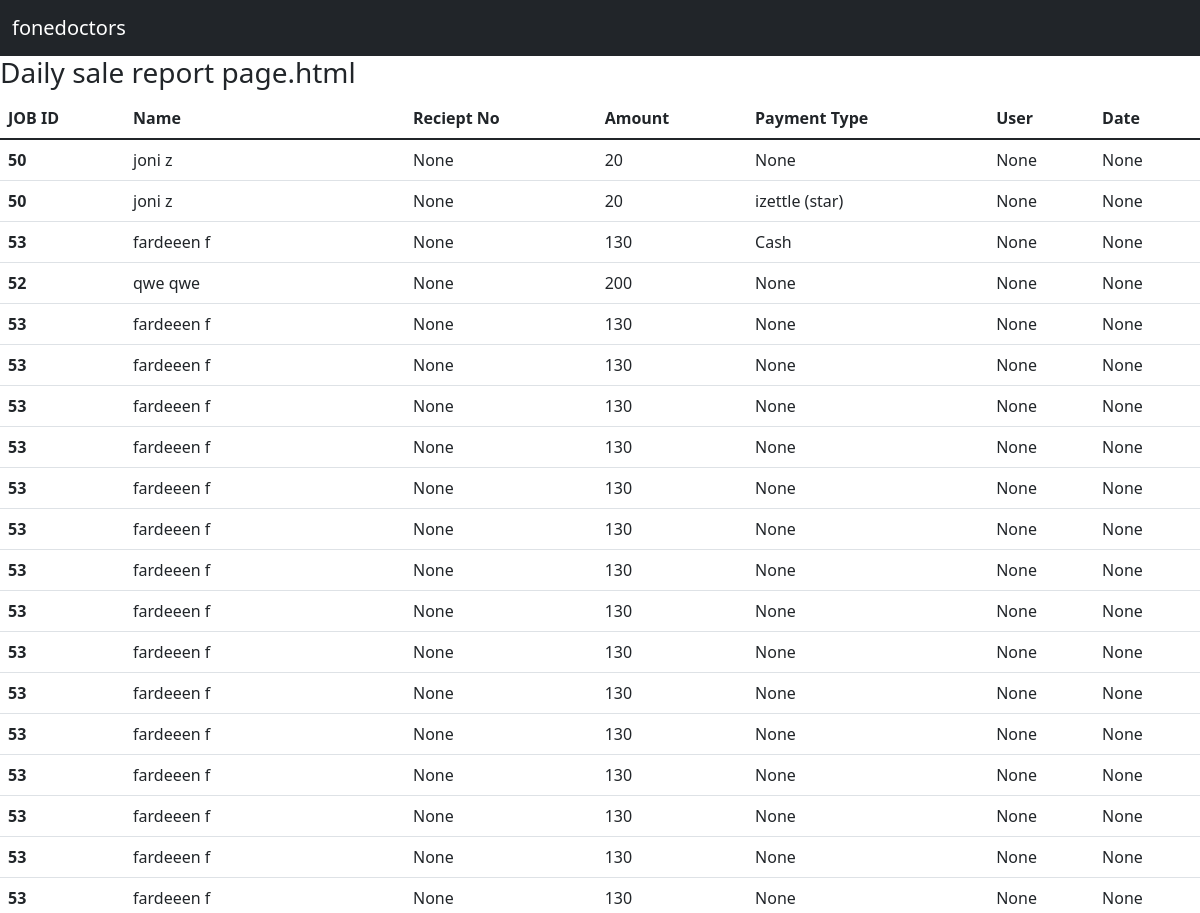
Page /daily_sale_report/ (upper part) on the earlier database version.
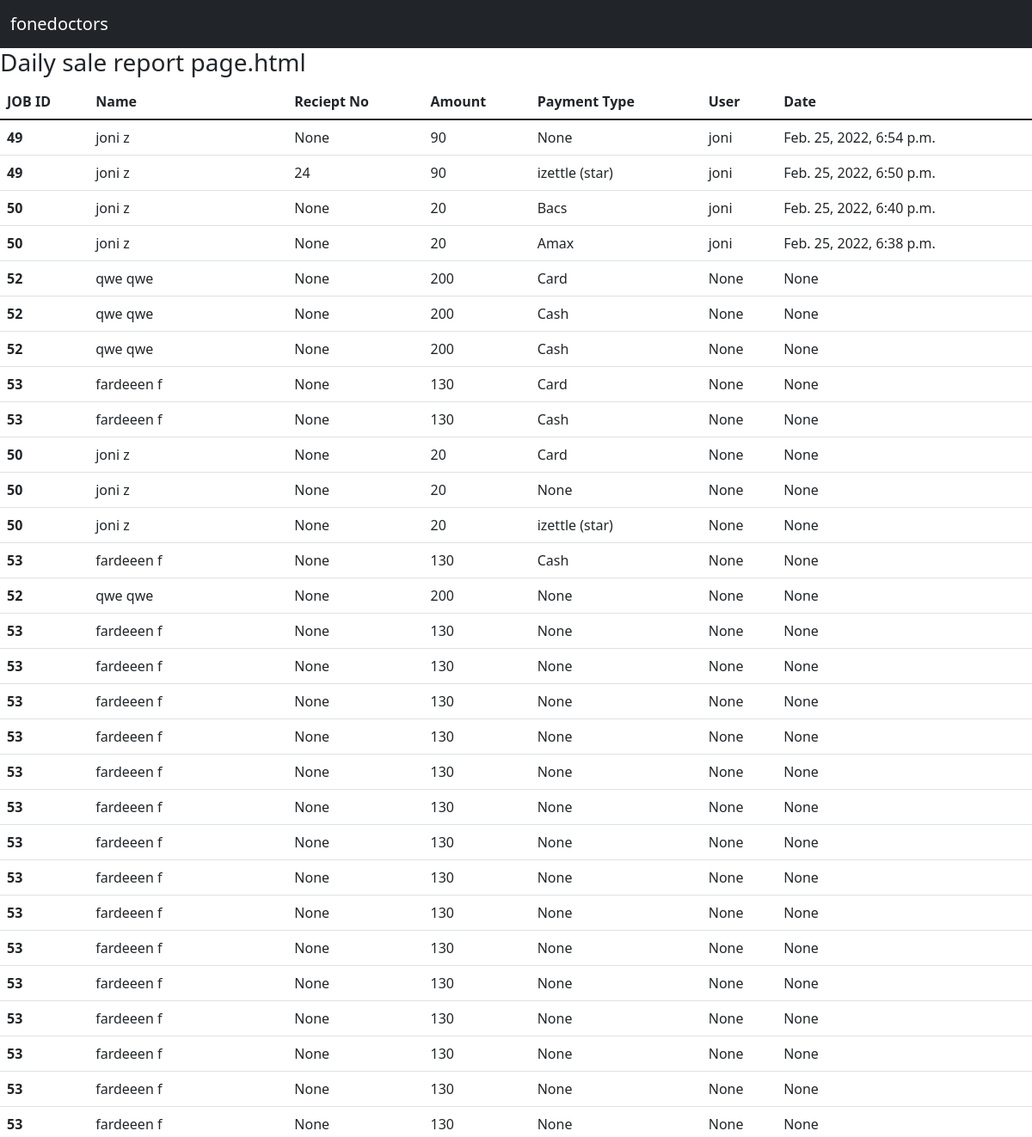
Same page on the later database version.
### Retail/models.py (models this page shows, shortened)
class Customer_cart(models.Model):
    c_cart = models.ForeignKey(Jobs, on_delete = models.CASCADE, null=True, blank=True)
    deliver_cost = models.CharField(max_length=250, null = True, blank=True)
    payment_type = models.ForeignKey(Payment_type,  on_delete=models.CASCADE, null = True, blank=True)
    reciept = models.ForeignKey(Reciepts,  on_delete=models.CASCADE, null = True, blank=True)
    sale_person = models.ForeignKey(User, on_delete = models.CASCADE, null=True, blank=True)
    date = models.DateTimeField(null=True, blank=True)

class Payment_type(models.Model):
    payment = models.CharField(max_length=250, null = True, blank=True)
    def __str__(self):
        return self.payment

### Jobs/models.py (models this page shows, shortened)
class Jobs(models.Model):
    customer = models.ForeignKey(Customer,on_delete = models.CASCADE, related_name = 'job_customer')
    device =  models.ForeignKey(Devices,on_delete = models.CASCADE, related_name = 'job_device', null = True, blank=True)
    make = models.ForeignKey(Make,on_delete = models.CASCADE, related_name = 'job_make', null=True, blank=True)
    model = models.ForeignKey(Model,on_delete = models.CASCADE, related_name = 'job_model', null=True, blank=True)
    fault =  models.ForeignKey(Fault,on_delete = models.CASCADE, related_name = 'job_faults', null=True, blank=True)
    description = models.TextField(null=True, blank=True)
    imei = models.CharField(max_length=250, null=True, blank=True)
    accessories = models.ForeignKey(Accessories,on_delete = models.CASCADE, related_name = 'job_acessories', null=True, blank=True)
    sale_item = models.ForeignKey(Sale_item,on_delete = models.CASCADE, related_name = 'sale_acessories', null=True, blank=True)
    passcode = models.CharField(max_length=250, null=True, blank=True)
    network = models.ForeignKey(Network,on_delete = models.CASCADE, related_name = 'job_network', null=True, blank=True)
    cost = models.IntegerField(null=True, blank=True)
    job_status = models.ForeignKey(Job_status,on_delete = models.CASCADE, related_name = 'job_job_status', null=True, blank=True)
    collection_time = models.DateTimeField(null=True, blank=True)
    payment_status = models.CharField(choices= PAYMENT_STATUS, max_length=250, null=True, blank=True)
    created_date = models.DateTimeField(null=True, blank=True)
    created_by = models.ForeignKey(User, on_delete = models.CASCADE, null=True, blank=True)

class Reciepts(models.Model):
    reciept = models.ForeignKey(Jobs, on_delete = models.CASCADE, null=True, blank=True)
    def __str__(self):
        return str(self.id)

### customer/models.py (models this page shows, shortened)
class Customer(models.Model):
    id = models.AutoField(primary_key=True)
    first_name = models.CharField(max_length=250)
    last_name = models.CharField(max_length=250)
    phone  = models.IntegerField()
    landline  = models.IntegerField()
    email = models.EmailField(max_length=250)
    address = models.CharField(max_length=250)
    postcode = models.CharField(max_length=250)
    created_date = models.DateTimeField(null=True, blank= True)#
    created_by = models.ForeignKey(User,on_delete=models.CASCADE, null=True, blank=True)
    def full_name(self):
        return f"{self.first_name} {self.last_name}"

### Retail/views.py (the view)
# urls.py: path('daily_sale_report/', views.daily_sale_report, name='daily_sale_report')
def daily_sale_report(request):
    c_cart = Customer_cart.objects.all()
    context = {'c_cart_context':c_cart}
    return render(request,'daily_sale_report.html',context)

### templates/daily_sale_report.html
{% extends 'base.html' %}
{% block content %}
<h3>Daily sale report page.html</h3>
<table class="table">
    <thead>
      <tr>
        <th scope="col">JOB ID </th>
        <th scope="col">Name </th>
        <th scope="col">Reciept No</th>
        <th scope="col">Amount</th>
        <th scope="col">Payment Type</th>
        <th scope="col">User</th>
        <th scope="col">Date</th>
      </tr>
    </thead>
    <tbody>
        {% for c_cart_context in c_cart_context reversed %}
      <tr>
        <th scope="row">{{c_cart_context.c_cart.id}}</th>
        <td>{{c_cart_context.c_cart.customer.full_name}}</td>
        <td>{{c_cart_context.reciept}}</td>
        <td>{{c_cart_context.c_cart.cost}}</td>
        <td>{{c_cart_context.payment_type}}</td>
        <td>{{c_cart_context.sale_person}}</td>
        <td>{{c_cart_context.date}}</td>
      </tr>
      {% endfor %}
    </tbody>
  </table>
{% endblock %}

Differences in the rows shown:
added Customer_cart: c_cart.id "49", c_cart.customer.full_name "joni z", reciept "None", c_cart.cost "90", payment_type "None", sale_person "joni", date "Feb. 25, 2022, 6:54 p.m."
added Customer_cart: c_cart.id "49", c_cart.customer.full_name "joni z", reciept "24", c_cart.cost "90", payment_type "izettle (star)", sale_person "joni", date "Feb. 25, 2022, 6:50 p.m."
added Customer_cart: c_cart.id "50", c_cart.customer.full_name "joni z", reciept "None", c_cart.cost "20", payment_type "Bacs", sale_person "joni", date "Feb. 25, 2022, 6:40 p.m."
added Customer_cart: c_cart.id "50", c_cart.customer.full_name "joni z", reciept "None", c_cart.cost "20", payment_type "Amax", sale_person "joni", date "Feb. 25, 2022, 6:38 p.m."
added Customer_cart: c_cart.id "52", c_cart.customer.full_name "qwe qwe", reciept "None", c_cart.cost "200", payment_type "Card", sale_person "None", date "None"
added Customer_cart: c_cart.id "52", c_cart.customer.full_name "qwe qwe", reciept "None", c_cart.cost "200", payment_type "Cash", sale_person "None", date "None"
added Customer_cart: c_cart.id "52", c_cart.customer.full_name "qwe qwe", reciept "None", c_cart.cost "200", payment_type "Cash", sale_person "None", date "None"
added Customer_cart: c_cart.id "53", c_cart.customer.full_name "fardeeen f", reciept "None", c_cart.cost "130", payment_type "Card", sale_person "None", date "None"
added Customer_cart: c_cart.id "53", c_cart.customer.full_name "fardeeen f", reciept "None", c_cart.cost "130", payment_type "Cash", sale_person "None", date "None"
added Customer_cart: c_cart.id "50", c_cart.customer.full_name "joni z", reciept "None", c_cart.cost "20", payment_type "Card", sale_person "None", date "None"
